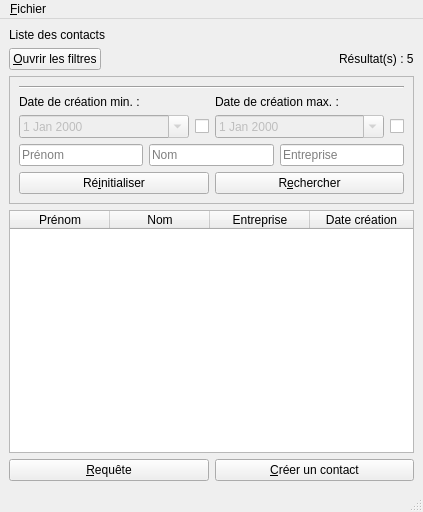
<?xml version="1.0" encoding="UTF-8"?>
<ui version="4.0">
 <class>MainWindow</class>
 <widget class="QMainWindow" name="MainWindow">
  <property name="enabled">
   <bool>true</bool>
  </property>
  <property name="geometry">
   <rect>
    <x>0</x>
    <y>0</y>
    <width>423</width>
    <height>512</height>
   </rect>
  </property>
  <property name="windowTitle">
   <string>Projet CDAA</string>
  </property>
  <widget class="QWidget" name="centralwidget">
   <layout class="QVBoxLayout" name="verticalLayout_2">
    <item>
     <layout class="QVBoxLayout" name="verticalLayout">
      <item>
       <widget class="QLabel" name="label">
        <property name="text">
         <string>Liste des contacts</string>
        </property>
       </widget>
      </item>
      <item>
       <layout class="QHBoxLayout" name="horizontalLayout">
        <item>
         <widget class="QPushButton" name="buttonOpenFilter">
          <property name="text">
           <string>&amp;Ouvrir les filtres</string>
          </property>
         </widget>
        </item>
        <item>
         <spacer name="horizontalSpacer">
          <property name="orientation">
           <enum>Qt::Horizontal</enum>
          </property>
          <property name="sizeHint" stdset="0">
           <size>
            <width>40</width>
            <height>20</height>
           </size>
          </property>
         </spacer>
        </item>
        <item>
         <widget class="QLabel" name="labelResult">
          <property name="text">
           <string>Résultat(s) : 5</string>
          </property>
         </widget>
        </item>
       </layout>
      </item>
      <item>
       <widget class="QFrame" name="frameFilter">
        <property name="frameShape">
         <enum>QFrame::StyledPanel</enum>
        </property>
        <property name="frameShadow">
         <enum>QFrame::Raised</enum>
        </property>
        <layout class="QVBoxLayout" name="verticalLayout_5">
         <item>
          <widget class="Line" name="line">
           <property name="orientation">
            <enum>Qt::Horizontal</enum>
           </property>
          </widget>
         </item>
         <item>
          <layout class="QVBoxLayout" name="verticalLayout_4">
           <item>
            <layout class="QHBoxLayout" name="horizontalLayout_7">
             <item>
              <widget class="QLabel" name="label_3">
               <property name="text">
                <string>Date de création min. :</string>
               </property>
              </widget>
             </item>
             <item>
              <widget class="QLabel" name="label_2">
               <property name="text">
                <string>Date de création max. :</string>
               </property>
              </widget>
             </item>
            </layout>
           </item>
           <item>
            <layout class="QHBoxLayout" name="horizontalLayout_5">
             <item>
              <widget class="QDateEdit" name="dateEditMin">
               <property name="enabled">
                <bool>false</bool>
               </property>
               <property name="toolTip">
                <string>&lt;html&gt;&lt;head/&gt;&lt;body&gt;&lt;p&gt;Date de création minimale.&lt;/p&gt;&lt;/body&gt;&lt;/html&gt;</string>
               </property>
               <property name="calendarPopup">
                <bool>true</bool>
               </property>
              </widget>
             </item>
             <item>
              <widget class="QCheckBox" name="checkBoxDateMin">
               <property name="enabled">
                <bool>true</bool>
               </property>
               <property name="sizePolicy">
                <sizepolicy hsizetype="Fixed" vsizetype="Fixed">
                 <horstretch>0</horstretch>
                 <verstretch>0</verstretch>
                </sizepolicy>
               </property>
               <property name="toolTip">
                <string>&lt;html&gt;&lt;head/&gt;&lt;body&gt;&lt;p&gt;Si désactivé, alors seuls les contacts dont la date de création est inférieure à la date maximale spécifiée seront recherchés.&lt;/p&gt;&lt;/body&gt;&lt;/html&gt;</string>
               </property>
               <property name="text">
                <string/>
               </property>
               <property name="checked">
                <bool>false</bool>
               </property>
              </widget>
             </item>
             <item>
              <widget class="QDateEdit" name="dateEditMax">
               <property name="enabled">
                <bool>false</bool>
               </property>
               <property name="toolTip">
                <string>&lt;html&gt;&lt;head/&gt;&lt;body&gt;&lt;p&gt;Date de création maximale.&lt;/p&gt;&lt;/body&gt;&lt;/html&gt;</string>
               </property>
               <property name="calendarPopup">
                <bool>true</bool>
               </property>
              </widget>
             </item>
             <item>
              <widget class="QCheckBox" name="checkBoxDateMax">
               <property name="enabled">
                <bool>true</bool>
               </property>
               <property name="sizePolicy">
                <sizepolicy hsizetype="Fixed" vsizetype="Fixed">
                 <horstretch>0</horstretch>
                 <verstretch>0</verstretch>
                </sizepolicy>
               </property>
               <property name="toolTip">
                <string>&lt;html&gt;&lt;head/&gt;&lt;body&gt;&lt;p&gt;Si désactivé, alors seuls les contacts dont la date de création est supérieure à la date minimale spécifiée seront recherchés.&lt;/p&gt;&lt;/body&gt;&lt;/html&gt;</string>
               </property>
               <property name="text">
                <string/>
               </property>
               <property name="checked">
                <bool>false</bool>
               </property>
              </widget>
             </item>
            </layout>
           </item>
           <item>
            <layout class="QHBoxLayout" name="horizontalLayout_3">
             <item>
              <widget class="QLineEdit" name="lineEditFilterPrenom">
               <property name="text">
                <string/>
               </property>
               <property name="placeholderText">
                <string>Prénom</string>
               </property>
               <property name="clearButtonEnabled">
                <bool>true</bool>
               </property>
              </widget>
             </item>
             <item>
              <widget class="QLineEdit" name="lineEditFilterNom">
               <property name="placeholderText">
                <string>Nom</string>
               </property>
               <property name="clearButtonEnabled">
                <bool>true</bool>
               </property>
              </widget>
             </item>
             <item>
              <widget class="QLineEdit" name="lineEditFilterEntreprise">
               <property name="text">
                <string/>
               </property>
               <property name="placeholderText">
                <string>Entreprise</string>
               </property>
               <property name="clearButtonEnabled">
                <bool>true</bool>
               </property>
              </widget>
             </item>
            </layout>
           </item>
           <item>
            <layout class="QHBoxLayout" name="horizontalLayout_4">
             <item>
              <widget class="QPushButton" name="buttonReset">
               <property name="text">
                <string>Ré&amp;initialiser</string>
               </property>
              </widget>
             </item>
             <item>
              <widget class="QPushButton" name="buttonFiltrer">
               <property name="text">
                <string>R&amp;echercher</string>
               </property>
              </widget>
             </item>
            </layout>
           </item>
          </layout>
         </item>
        </layout>
       </widget>
      </item>
      <item>
       <widget class="QTableWidget" name="tableWidget">
        <property name="sizeAdjustPolicy">
         <enum>QAbstractScrollArea::AdjustIgnored</enum>
        </property>
        <property name="editTriggers">
         <set>QAbstractItemView::NoEditTriggers</set>
        </property>
        <property name="selectionMode">
         <enum>QAbstractItemView::SingleSelection</enum>
        </property>
        <property name="selectionBehavior">
         <enum>QAbstractItemView::SelectRows</enum>
        </property>
        <property name="showGrid">
         <bool>false</bool>
        </property>
        <property name="sortingEnabled">
         <bool>true</bool>
        </property>
        <property name="cornerButtonEnabled">
         <bool>false</bool>
        </property>
        <attribute name="horizontalHeaderHighlightSections">
         <bool>false</bool>
        </attribute>
        <attribute name="horizontalHeaderStretchLastSection">
         <bool>true</bool>
        </attribute>
        <attribute name="verticalHeaderVisible">
         <bool>false</bool>
        </attribute>
        <column>
         <property name="text">
          <string>Prénom</string>
         </property>
        </column>
        <column>
         <property name="text">
          <string>Nom</string>
         </property>
        </column>
        <column>
         <property name="text">
          <string>Entreprise</string>
         </property>
        </column>
        <column>
         <property name="text">
          <string>Date création</string>
         </property>
        </column>
       </widget>
      </item>
      <item>
       <layout class="QHBoxLayout" name="horizontalLayout_2">
        <item>
         <widget class="QPushButton" name="buttonRequest">
          <property name="text">
           <string>&amp;Requête</string>
          </property>
         </widget>
        </item>
        <item>
         <widget class="QPushButton" name="ButtonCreateContact">
          <property name="text">
           <string>&amp;Créer un contact</string>
          </property>
         </widget>
        </item>
       </layout>
      </item>
     </layout>
    </item>
   </layout>
  </widget>
  <widget class="QMenuBar" name="menubar">
   <property name="geometry">
    <rect>
     <x>0</x>
     <y>0</y>
     <width>423</width>
     <height>20</height>
    </rect>
   </property>
   <property name="defaultUp">
    <bool>false</bool>
   </property>
   <property name="nativeMenuBar">
    <bool>true</bool>
   </property>
   <widget class="QMenu" name="menuFichier">
    <property name="tearOffEnabled">
     <bool>false</bool>
    </property>
    <property name="title">
     <string>&amp;Fichier</string>
    </property>
    <property name="separatorsCollapsible">
     <bool>false</bool>
    </property>
    <property name="toolTipsVisible">
     <bool>false</bool>
    </property>
    <addaction name="actionDonneesTest"/>
    <addaction name="actionResetAll"/>
    <addaction name="separator"/>
    <addaction name="actionExportJson"/>
    <addaction name="actionQuit"/>
    <addaction name="separator"/>
   </widget>
   <addaction name="menuFichier"/>
  </widget>
  <widget class="QStatusBar" name="statusbar"/>
  <action name="actionResetAll">
   <property name="text">
    <string>&amp;Réinitialiser tout</string>
   </property>
  </action>
  <action name="actionExportJson">
   <property name="text">
    <string>&amp;Exporter en JSON</string>
   </property>
   <property name="shortcut">
    <string>Ctrl+E</string>
   </property>
  </action>
  <action name="actionQuit">
   <property name="text">
    <string>&amp;Quitter</string>
   </property>
   <property name="shortcut">
    <string>Ctrl+Q</string>
   </property>
  </action>
  <action name="actionDonneesTest">
   <property name="text">
    <string>Insérer les données de test</string>
   </property>
  </action>
 </widget>
 <resources/>
 <connections>
  <connection>
   <sender>checkBoxDateMin</sender>
   <signal>toggled(bool)</signal>
   <receiver>dateEditMin</receiver>
   <slot>setEnabled(bool)</slot>
   <hints>
    <hint type="sourcelabel">
     <x>208</x>
     <y>138</y>
    </hint>
    <hint type="destinationlabel">
     <x>153</x>
     <y>142</y>
    </hint>
   </hints>
  </connection>
  <connection>
   <sender>checkBoxDateMax</sender>
   <signal>toggled(bool)</signal>
   <receiver>dateEditMax</receiver>
   <slot>setEnabled(bool)</slot>
   <hints>
    <hint type="sourcelabel">
     <x>400</x>
     <y>138</y>
    </hint>
    <hint type="destinationlabel">
     <x>380</x>
     <y>142</y>
    </hint>
   </hints>
  </connection>
 </connections>
</ui>
